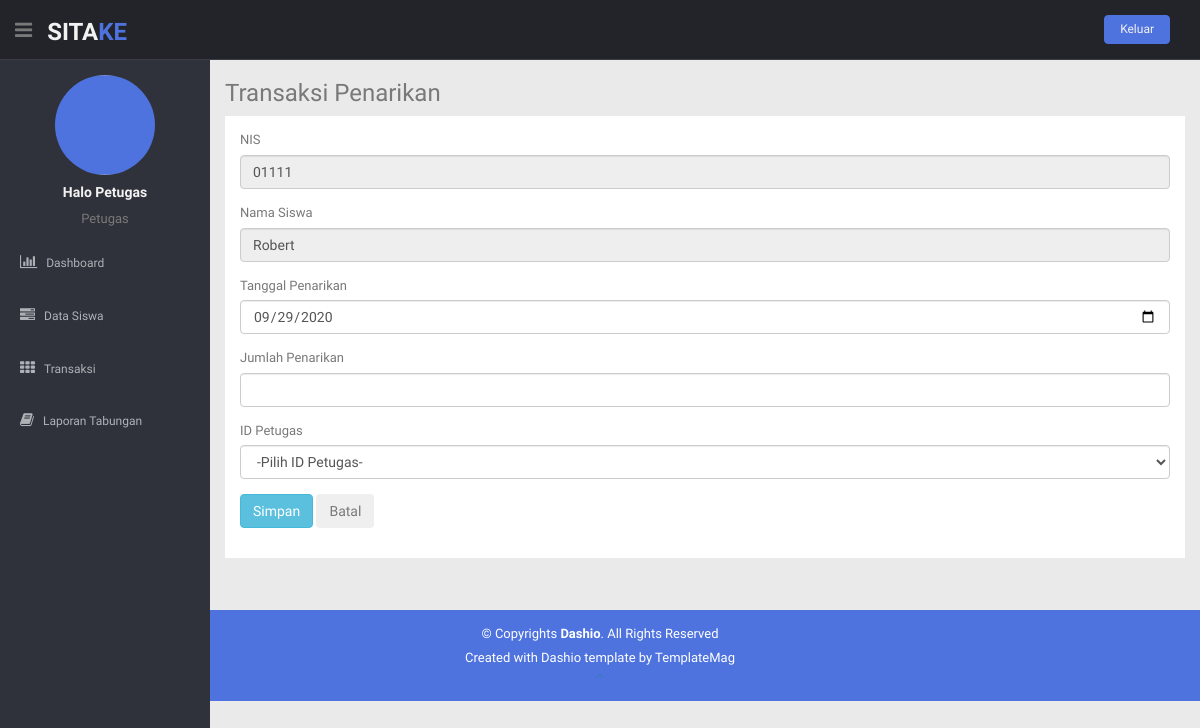
Page /panelpetugas/tambah_penarikan.php?nis=01111 (signed in) on the committed database.
### tables this page shows
CREATE TABLE `petugas` (
  `id_petugas` char(5) NOT NULL,
  `foto_petugas` varchar(200) NOT NULL,
  `nama_petugas` varchar(50) NOT NULL,
  `alamat_petugas` text NOT NULL,
  `telepon_petugas` varchar(15) NOT NULL,
  `jk_petugas` varchar(20) NOT NULL,
  `user_petugas` varchar(20) NOT NULL,
  `pass` varchar(50) NOT NULL,
  `level` varchar(10) NOT NULL,
  `id_status` char(5) NOT NULL
);

CREATE TABLE `tabungan` (
  `id_tabungan` char(10) NOT NULL,
  `nis` char(15) NOT NULL,
  `saldo` varchar(100) NOT NULL
);

CREATE TABLE `siswa` (
  `nis` char(15) NOT NULL,
  `foto_siswa` varchar(200) NOT NULL,
  `nama_siswa` varchar(50) NOT NULL,
  `alamat_siswa` text NOT NULL,
  `jk_siswa` varchar(20) NOT NULL,
  `telepon_siswa` varchar(15) NOT NULL,
  `user_siswa` varchar(20) NOT NULL,
  `pass` varchar(50) NOT NULL,
  `level` varchar(10) NOT NULL
);

### panelpetugas/tambah_penarikan.php (the view, shortened to what this page needs)
<?php
include("includers/header.php");
include("includers/navbar.php");
include ("../koneksi/koneksi.php");
$nis = @$_REQUEST['nis'];
$sql = "SELECT A.nis, A.saldo, B.nama_siswa FROM tabungan AS A INNER JOIN siswa AS B ON (A.nis = B.nis) WHERE A.nis = $nis";
$query = mysqli_query($koneksi, $sql);
$data = mysqli_fetch_assoc($query);
$tanggal = date('Y-m-d');
?>
<section id="main-content">
	<section class="wrapper site-min-height">
		<h3>Transaksi Penarikan</h3>
		<div class="row mt">
			<div class="col-lg-12">
				<div class="container-fluid" style="background-color: #fff; padding: 15px">
					<form method="post" action="proses_tambah_penarikan.php" enctype="multipart/form-data">
						<div class="form-group">
							<label>NIS</label>
							<input type="text" class="form-control" name="nissiswa" value="<?php echo $data['nis']; ?>" readonly>
						</div>
						<div class="form-group">
							<label>Nama Siswa</label>
							<input type="text" class="form-control" name="nsiswa" value="<?php echo $data['nama_siswa']; ?>" readonly>
						</div>
						<div class="form-group">
							<label>Tanggal Penarikan</label>
							<input type="date" value=<?php echo $tanggal ?> class="form-control" name="tgpenarikan" required="required">
						</div>
						<div class="form-group">
							<label>Jumlah Penarikan</label>
							<input type="number" min="1000" max = <?php echo $data['saldo']; ?> class="form-control" name="tpenarikan" onkeypress="return event.charCode >= 48 && event.charCode <=57" required="required">
						</div>
						<div class="form-group">
							<label>ID Petugas</label>
							<select class="form-control" name="idpetugas" required="required">
								<option value="">-Pilih ID Petugas-</option>
							</select>
						</div>
						<div class="form-group">
							<button type="submit" class="btn btn-info">Simpan</button>
							<button type="button" class="btn btn-cancel" data-toggle="modal" data-target="#batal">Batal</button>
						</div>
					</form>
				</div>
			</div>
		</div>
	</section>
</section>
<?php
include("includers/footer.php");
?>

### panelpetugas/includers/navbar.php (shortened to what this page needs)
<header class="header black-bg">
  <div class="sidebar-toggle-box">
    <div class="fa fa-bars tooltips" data-placement="right" data-original-title="Toggle Navigation"></div>
  </div>
  <a href="index.php" class="logo"><b>SITA<span>KE</span></b></a>
  <div class="top-menu">
    <ul class="nav pull-right top-menu">
      <li><button class="logout" type="submit" onClick='return confirmSubmit()'>Keluar</button></li>
    </ul>
  </div>
</header>
<aside>
  <div id="sidebar" class="nav-collapse ">
    <ul class="sidebar-menu" id="nav-accordion">
      <?php
      include '../koneksi/koneksi.php';
      $idpetugas = $_SESSION['idpetugas'];
      $data = mysqli_query($koneksi,"SELECT * FROM petugas where id_petugas='$idpetugas'");
      $query = mysqli_fetch_array($data);
      echo "<p class='centered'><img src='../paneladmin/$query[foto_petugas]' class='img-circle' width='100' height='100'</p>";
      echo "<h5 class='centered'>".$query['nama_petugas']."</h5>";
      echo "<p class='centered'>".$query['level']."</p>";
      ?>
      <li class="mt">
        <a href="index.php">
          <i class="fa fa-bar-chart-o"></i>
          <span>Dashboard</span>
        </a>
      </li>
      <li>
        <a href="data-siswa.php">
          <i class="fa fa-tasks"></i>
          <span>Data Siswa</span>
        </a>
      </li>
      <li class="sub-menu">
        <a href="javascript:;">
          <i class="fa fa-th"></i>
          <span>Transaksi</span>
        </a>
      </li>
      <li>
        <a href="laporan.php">
          <i class="fa fa-book"></i>
          <span>Laporan Tabungan</span>
        </a>
      </li>
    </ul>
  </div>
</aside>

### panelpetugas/css/style.css (style rules this page uses)
body { color: #797979; background: #eaeaea; font-family: 'Ruda', sans-serif; padding: 0px !important; margin: 0px !important; font-size:13px; }
ul li { list-style: none; }
a, a:hover, a:focus { text-decoration: none; outline: none; }
.centered { text-align: center; }
.mt { margin-top: 5px; }
ul.top-menu > li > .logout { color: #f2f2f2; font-size: 12px; border-radius: 4px; -webkit-border-radius: 4px; border: 1px solid #4e73df !important; padding: 5px 15px; margin-right: 15px; background: #4e73df; margin-top: 15px; }
#sidebar { width: 210px; height: 100%; position: fixed; background: #2f323a; }
#sidebar h5 { color: #f2f2f2; font-weight: 700; }
#sidebar ul li { position: relative; }
ul.sidebar-menu , ul.sidebar-menu li ul.sub { margin: -2px 0 0; padding: 0; }
ul.sidebar-menu { margin-top: 75px; }
ul.sidebar-menu li { margin-bottom: 5px; margin-left:10px; margin-right:10px; }
ul.sidebar-menu li.sub-menu { line-height: 15px; }
ul.sidebar-menu li a span { display: inline-block; }
ul.sidebar-menu li a { color: #aeb2b7; text-decoration: none; display: block; padding: 15px 0 15px 10px; font-size: 12px; outline: none; -webkit-transition: all 0.3s ease; -moz-transition: all 0.3s ease; -o-transition: all 0.3s ease; -ms-transition: all 0.3s ease; transition: all 0.3s ease; }
ul.sidebar-menu li a i { font-size: 15px; padding-right: 6px; }
#main-content { margin-left: 210px; }
.header, .footer { min-height: 60px; padding: 0 15px; }
.header { position: fixed; left: 0; right: 0; z-index: 1002; }
.black-bg { background: #22242a; border-bottom: 1px solid #393d46; }
.wrapper { display: inline-block; margin-top: 60px; padding-left: 15px; padding-right: 15px; padding-bottom: 15px; padding-top: 0px; width: 100%; }
a.logo { font-size: 24px; color: #f2f2f2; float: left; margin-top: 15px; text-transform: uppercase; }
a.logo b { font-weight: 900; }
a.logo span { color: #4e73df; }
#top_menu .nav > li, ul.top-menu > li { float: left; }
.sidebar-toggle-box { float: left; padding-right: 15px; margin-top: 20px; }
.sidebar-toggle-box .fa-bars { cursor: pointer; display: inline-block; font-size: 20px; }
label { font-weight: 400; }
.site-min-height { min-height: 550px; }

### rows in the picture
petugas: foto_petugas (picture), nama_petugas "Halo Petugas", level "Petugas"
tabungan: nissiswa "01111", nsiswa "Robert"
